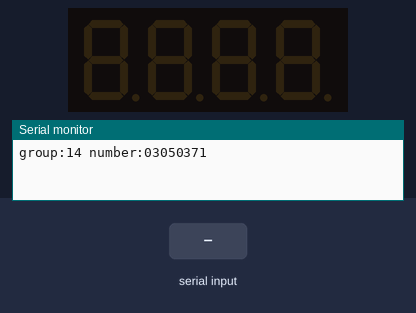
This sketch was run on a simulated Arduino Uno, built with avr-gcc and run on an emulated ATmega328P. Parts: 4-digit seven-segment display, the last lines printed to the serial monitor. Inputs (shaded band) come from the test bench.

Above: at 1.6 s.
1.7 s: "90,45\n" received over Serial
At 2.5 s:
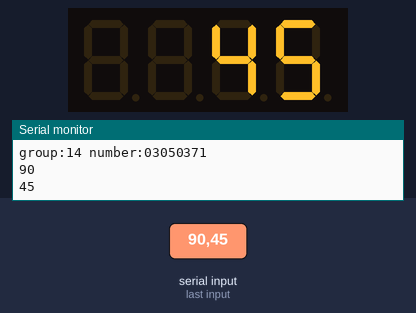
3.2 s: "30,150\n" received over Serial
At 3.7 s:
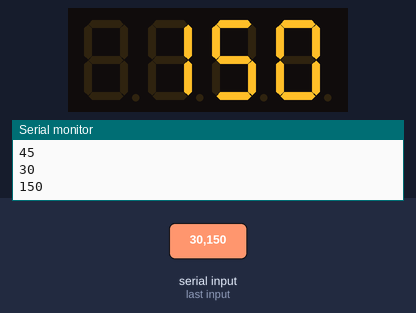
Timing chart, 0 to 6.2 s (numbered marks = the images above; inputs shaded):
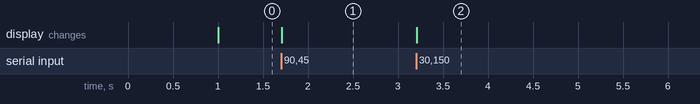

Measured:
- after the input at 1.7 s, the display: changes at once (image 1)
- after the input at 3.2 s, the display: changes at once (image 2)

The sketch:

_111.ino
```cpp
#include "SevSeg.h"
SevSeg sevseg;
int a;
void setup()
{
  Serial.begin(9600);
  Serial.println("group:14 number:03050371");
  byte numDigits = 4;
  byte digitPins[] = {A0,A1,A2,A3};
  byte segmentPins[] = {6, 7, 8, 9, 10, 11, 12, 13};
  sevseg.begin(COMMON_CATHODE, numDigits, digitPins, segmentPins);
  sevseg.setBrightness(90);


}
void loop()
{

  a=Serial.parseInt( );
  if(a!=0)
  {
  Serial.println(a);
  }
  int val;
    if(Serial.available())
    {
      val = Serial.parseInt();
      Serial.println(val);
      if(val>=0 && val<10000)
      {
        sevseg.setNumber(val);
          sevseg.refreshDisplay();
        }
      else
        Serial.println("range error");


    }
    else
            sevseg.refreshDisplay();


}
```
